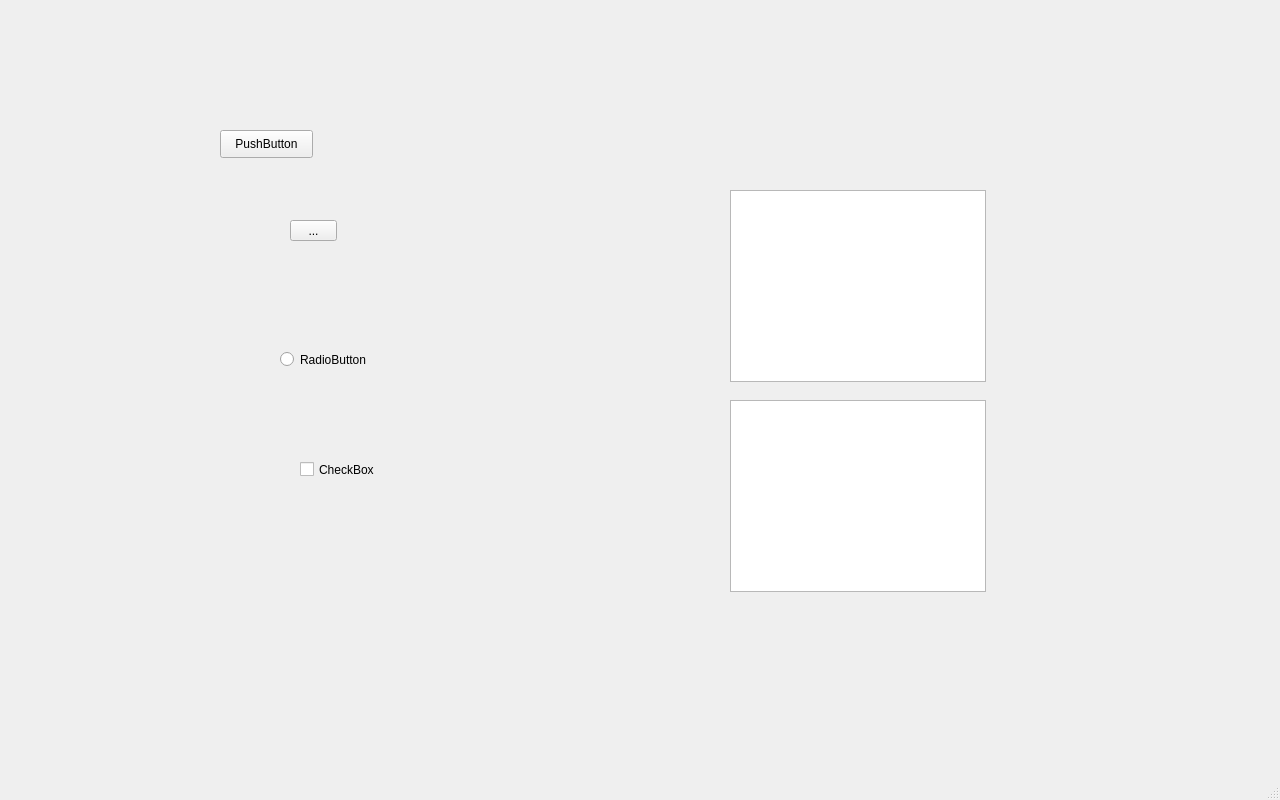
<?xml version="1.0" encoding="UTF-8"?>
<ui version="4.0">
 <class>MainWindow</class>
 <widget class="QMainWindow" name="MainWindow">
  <property name="geometry">
   <rect>
    <x>0</x>
    <y>0</y>
    <width>1280</width>
    <height>800</height>
   </rect>
  </property>
  <property name="windowTitle">
   <string>MainWindow</string>
  </property>
  <widget class="QWidget" name="centralwidget">
   <widget class="QPushButton" name="pushButton">
    <property name="geometry">
     <rect>
      <x>220</x>
      <y>130</y>
      <width>93</width>
      <height>28</height>
     </rect>
    </property>
    <property name="text">
     <string>PushButton</string>
    </property>
   </widget>
   <widget class="QToolButton" name="toolButton">
    <property name="geometry">
     <rect>
      <x>290</x>
      <y>220</y>
      <width>47</width>
      <height>21</height>
     </rect>
    </property>
    <property name="text">
     <string>...</string>
    </property>
   </widget>
   <widget class="QRadioButton" name="radioButton">
    <property name="geometry">
     <rect>
      <x>280</x>
      <y>350</y>
      <width>115</width>
      <height>19</height>
     </rect>
    </property>
    <property name="text">
     <string>RadioButton</string>
    </property>
   </widget>
   <widget class="QCheckBox" name="checkBox">
    <property name="geometry">
     <rect>
      <x>300</x>
      <y>460</y>
      <width>91</width>
      <height>19</height>
     </rect>
    </property>
    <property name="text">
     <string>CheckBox</string>
    </property>
   </widget>
   <widget class="QTableView" name="tableView">
    <property name="geometry">
     <rect>
      <x>730</x>
      <y>190</y>
      <width>256</width>
      <height>192</height>
     </rect>
    </property>
   </widget>
   <widget class="QTreeView" name="treeView">
    <property name="geometry">
     <rect>
      <x>730</x>
      <y>400</y>
      <width>256</width>
      <height>192</height>
     </rect>
    </property>
   </widget>
  </widget>
  <widget class="QMenuBar" name="menubar">
   <property name="geometry">
    <rect>
     <x>0</x>
     <y>0</y>
     <width>1280</width>
     <height>26</height>
    </rect>
   </property>
  </widget>
  <widget class="QStatusBar" name="statusbar"/>
 </widget>
 <resources/>
 <connections/>
</ui>
